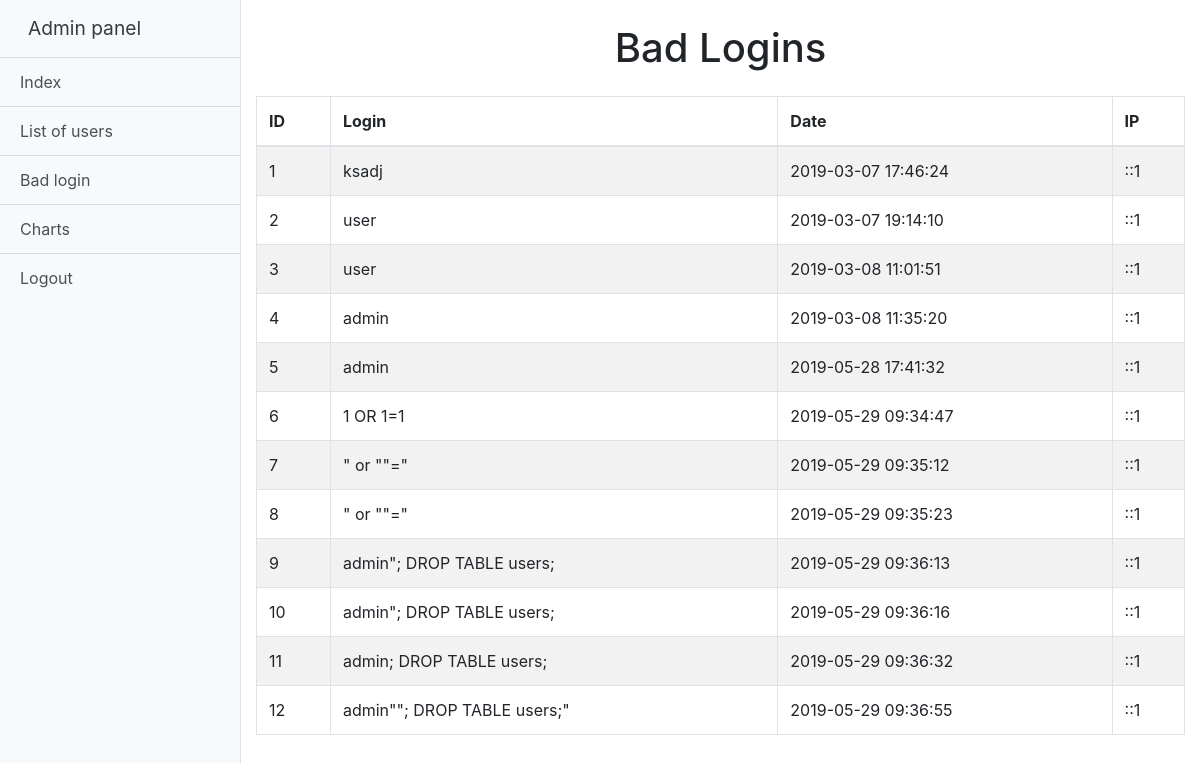
The page /adminPanel.php?action=badlogin (signed in) on the database as committed earlier.
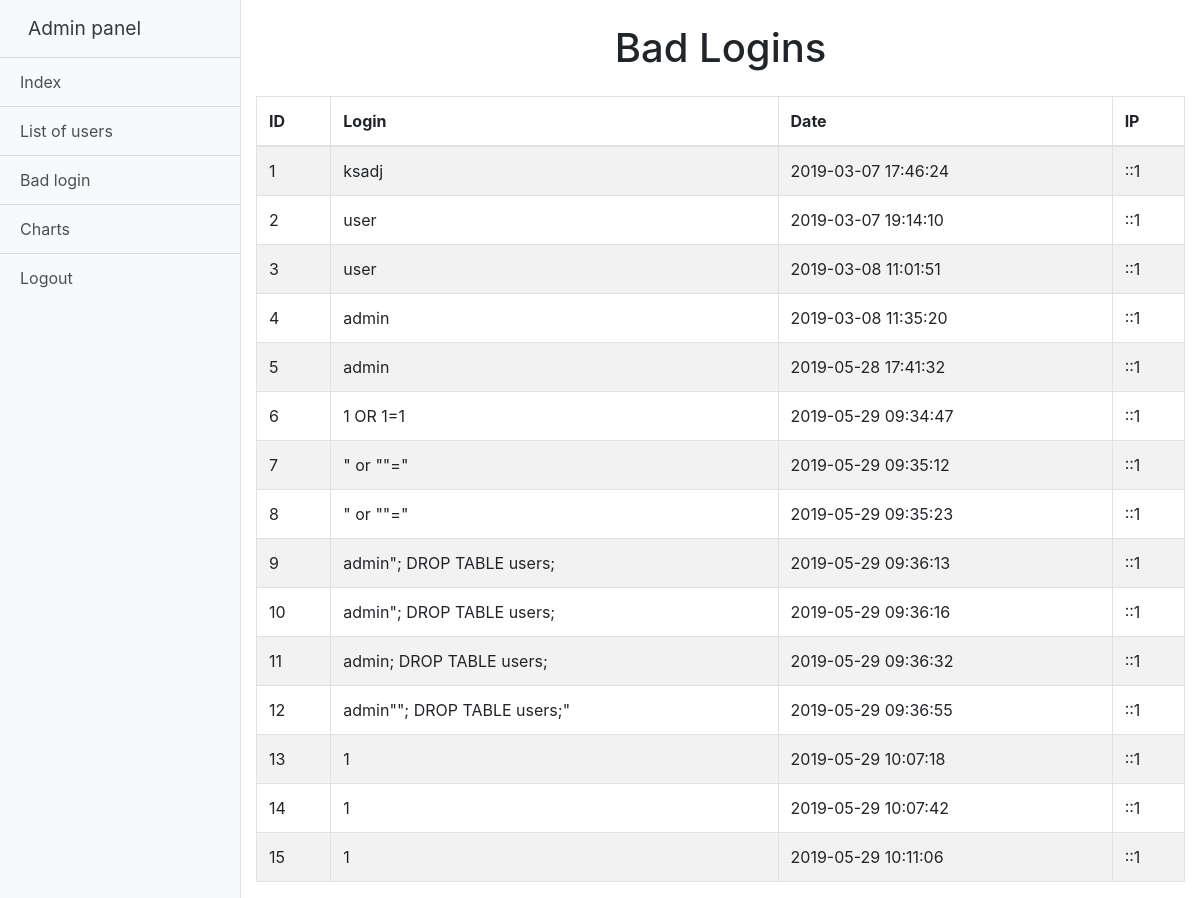
The same page on the database as committed later.
### tables this page shows
CREATE TABLE "badLogin" (
	`ID`	INTEGER NOT NULL PRIMARY KEY AUTOINCREMENT,
	`login`	TEXT NOT NULL,
	`date`	TEXT NOT NULL,
	`ip`	TEXT NOT NULL
);

### badLogin.php (the view, shortened to what this page needs)
<?php
  if (isset($_SESSION["id"])) {
    $id = $_SESSION["id"];
    try {
      $db = new PDO("sqlite:database.sqlite");
    } catch (PDOException $e) {
      echo "Error!".$e->getMessage();
    }
      $query = "SELECT * FROM users WHERE ID = $id AND perm = 'admin'";
      $result = $db->query($query);
      if ($result === false) {
        header("Location: index.php");
      } else {
        $rows = $result->fetch();
        if ($rows != false) {
?>
<div class="container-fluid mt-4">
  <h1 class="text-center">Bad Logins</h1>
  <table class="table-striped table table-bordered mt-4">
    <thead>
      <tr>
        <th>ID</th>
        <th>Login</th>
        <th>Date</th>
        <th>IP</th>
      </tr>
    </thead>
    <tbody>
      <?php
        try {
          $conn = new PDO("sqlite:database.sqlite");
          $sql = "SELECT * FROM badLogin";
          $result = $conn->query($sql);
          if ($result === false) {
            echo "<SCRIPT type='text/javascript'>
            alert('Error!!!');
              window.location.replace(\"adminPanel.php\");
            </SCRIPT>";
          } else {
            foreach ($result as $value) {
              echo "<tr>";
              echo "<td>".$value["ID"]."</td>";
              echo "<td>".$value["login"]."</td>";
              echo "<td>".$value["date"]."</td>";
              echo "<td>".$value["ip"]."</td>";
              echo "</tr>";
            }
          }
        } catch (PDOException $e) {
          echo "Error!".$e->getMessage();
        }
      ?>
    </tbody>
  </table>
</div>
<?php
} else {
  header("Location: index.php");
}
  }
} else {
  header("Location: index.php");
}
?>

Rows that differ between the two databases and show on the page:
added badlogin: ID "13", login "1", date "2019-05-29 10:07:18", ip "::1"
added badlogin: ID "14", login "1", date "2019-05-29 10:07:42", ip "::1"
added badlogin: ID "15", login "1", date "2019-05-29 10:11:06", ip "::1"
